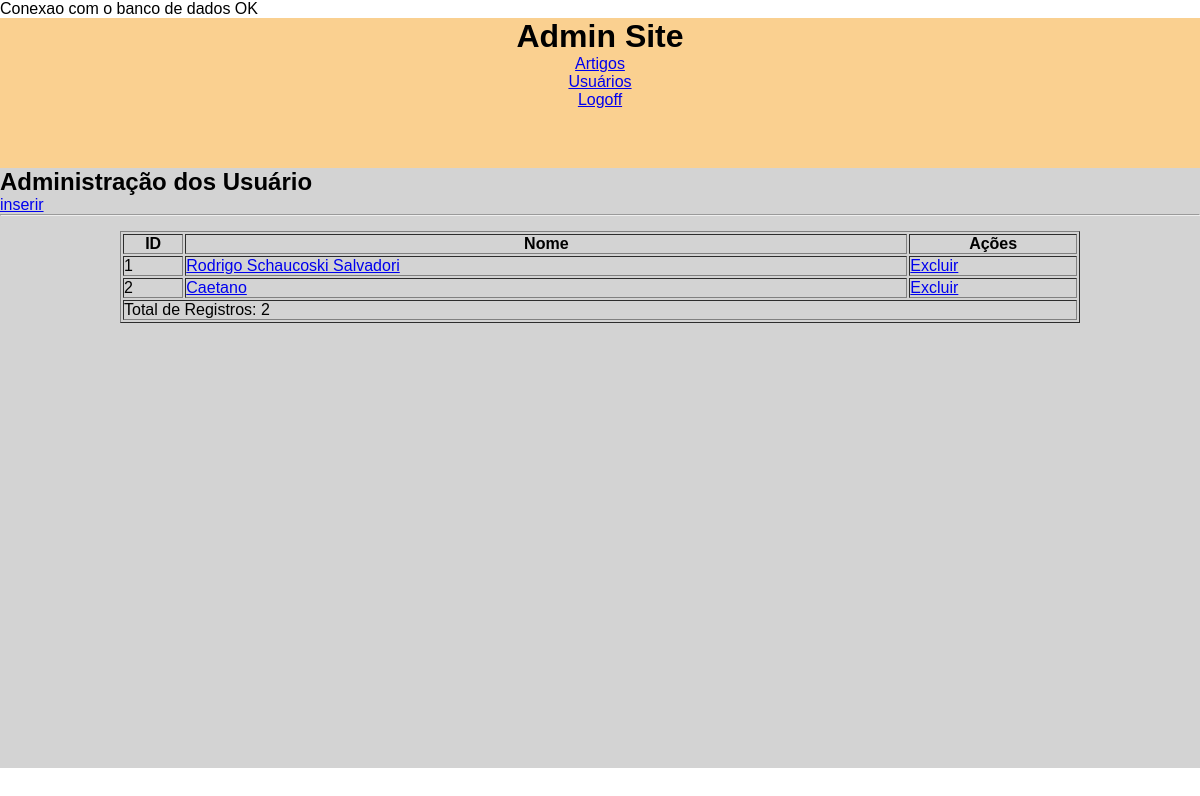
Page /admin/usuario-lista.php (signed in) on the committed database.
### tables this page shows
CREATE TABLE `usuarios` (
  `UsuarioID` int(11) NOT NULL,
  `Nome` varchar(200) NOT NULL,
  `Email` varchar(200) NOT NULL,
  `Senha` varchar(15) NOT NULL
);

### admin/usuario-lista.php (the view, shortened to what this page needs)
<?php
include_once '_db.php';
include_once '_head.php';
$sql= "SELECT * FROM usuarios";
$resultado = mysqli_query($conn,$sql);
$total = mysqli_num_rows($resultado);
Include_once '_menu.php';
?>
    <main>
        <h2>Administração dos Usuário</h2>
        <a href="usuario-salvar.php">inserir</a>
        <hr>
        <table border="1">
            <tr>
                <th>ID</th>
                <th>Nome</th>
                <th>Ações</th>
            </tr>
            <?php
            if($resultado ){
                while ($dado = mysqli_fetch_array($resultado)) {
            ?>
            <tr>
                <td><?php echo $dado['UsuarioID']; ?></td>
                <td><a href="usuario-salvar.php?acao=salvar&id=<?php echo $dado['UsuarioID']; ?>"><?php echo $dado['Nome']; ?></a></td>
                <td><a href="usuario-processa.php?acao=excluir&id=<?php echo $dado['UsuarioID']; ?>">Excluir</a></td>
            </tr>
            <?php
                }
            }else{
                ?>
                <tr>
                    <td colspan="3">Resultado não encontrado</td>
                </tr>
                <?php
            }
            ?>
            <tr>
                <td colspan="3">Total de Registros: <?php echo $total;?></td>
            </tr>
        </table>
    </main>
<?php
Include_once '_footer.php';
?>

### admin/style2.css (style rules this page uses)
* { margin: 0; padding: 0; font-family: 'Trebuchet MS', 'Lucida Sans Unicode', 'Lucida Grande', 'Lucida Sans', Arial, sans-serif; }
main { width: 100%; height: 600px; display: block; background-color: lightgrey; }
main table, main form { width: 80%; margin: 15px 10%; }

### rows in the picture
usuarios: UsuarioID "1", Nome "Rodrigo Schaucoski Salvadori"
usuarios: UsuarioID "2", Nome "Caetano"

### other values in the picture
$total "2"
